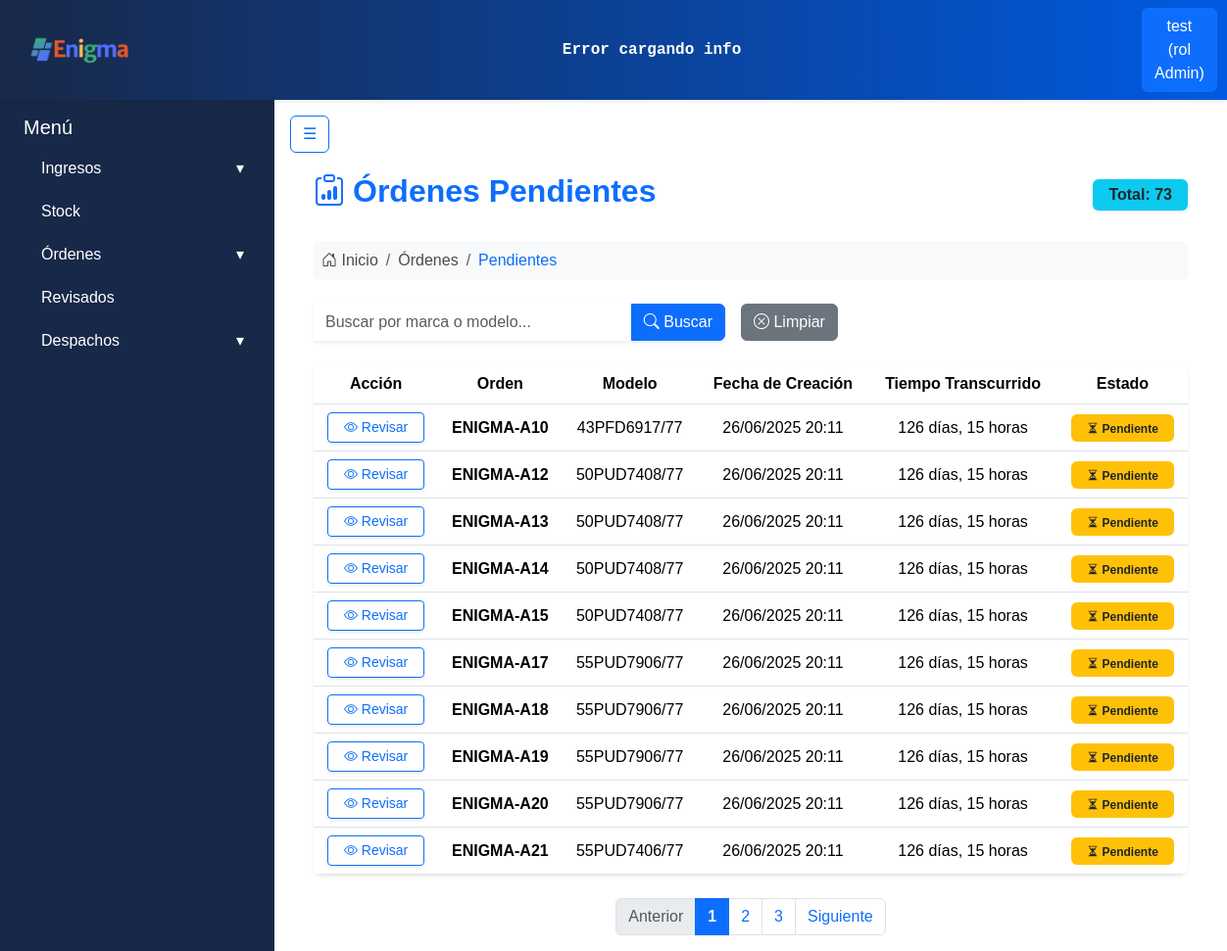
Page /ordenes/pendientes/ (signed in) on the committed database.
### apps/usuarios/models.py (models this page shows, shortened)
class Usuarios(AbstractBaseUser):
    username = models.CharField('Nombre de usuario', unique= True, max_length=60)
    email = models.EmailField('Correo electronico', max_length=254, unique= True)
    nombre = models.CharField(max_length=50)
    apellido = models.CharField(max_length=50)
    rol = models.ForeignKey(Roles, on_delete=models.CASCADE)
    activo = models.BooleanField(default=True)
    is_admin = models.BooleanField(default = False)
    is_superuser = models.BooleanField(default=False)
    is_staff = models.BooleanField(default=False)
    objects = UsuariosManager()
    USERNAME_FIELD = 'username'
    REQUIRED_FIELDS = ['nombre', 'apellido', 'email'] #campos necesarios para crear la cuenta por consola

class Roles(models.Model):
    id = models.AutoField(primary_key=True)
    nombre = models.CharField(max_length=50)
    def __str__(self):
        return self.nombre

### apps/ingresos/models.py (models this page shows, shortened)
class Productos(models.Model):
    id = models.AutoField(primary_key=True)
    marca = models.CharField(max_length=30)
    modelo = models.CharField(max_length=50, unique=True)

### apps/ordenes/models.py (models this page shows, shortened)
class Ordenes(ModeloBaseConUsuario):  # HEREDA el usuario y el save()
    remito_id = models.ForeignKey('ingresos.Remitos', on_delete=models.CASCADE)
    equipo_id = models.ForeignKey('Equipos', on_delete=models.CASCADE)
    estado_id = models.ForeignKey('Estados', on_delete=models.CASCADE)
    falla_detectada = models.CharField(max_length=50, null=True, blank=True)
    reparacion = models.CharField(max_length=50, null=True, blank=True)
    fecha_revision = models.DateTimeField(null=True, blank=True)
    editado_por = models.ForeignKey(
        User, on_delete=models.SET_NULL, null=True, blank=True, related_name='ordenes_editadas'
    )
    palletizado_por = models.ForeignKey(
        User, on_delete=models.SET_NULL, null=True, blank=True, related_name='ordenes_palletizadas'
    )
    orden_activa = models.BooleanField(default=True)
    fecha_creacion = models.DateTimeField(auto_now_add=True)
    modificacion_id = models.ForeignKey('HistorialOrdenes', on_delete=models.CASCADE, null=True, blank=True)
    destino = models.ForeignKey('Destinos', on_delete=models.CASCADE, null=True, blank=True)
    equipo_palletizado = models.BooleanField(default=False)

### apps/ordenes/views.py (the view)
# urls.py: path('pendientes/', login_required(OrdenesPendientesListView.as_view()), name='ordenes_pendientes'),
class OrdenesPendientesListView(LoginRequiredMixin, ListView):
    model = Ordenes
    template_name = 'ordenes/ordenes_pendientes.html'
    context_object_name = 'ordenes'
    paginate_by = 10    # ✅ Paginación: 12 por página
    def get_queryset(self):
        queryset = Ordenes.objects.select_related(
            'equipo_id__producto_id', 'estado_id'
        ).filter(estado_id__nombre_estado='Pendiente')
        buscar = self.request.GET.get('buscar', '').strip()
        if buscar:
            queryset = queryset.filter(
                models.Q(equipo_id__producto_id__modelo__icontains=buscar) |
                models.Q(equipo_id__producto_id__marca__icontains=buscar)
            )
        return queryset
    def get_context_data(self, **kwargs):
        context = super().get_context_data(**kwargs)
        datos_ordenes = []
        for orden in context['ordenes']:
            datos_ordenes.append({
                'id': orden.id,
                'modelo': orden.equipo_id.producto_id.modelo,
                'fecha_creacion': orden.fecha_creacion,
                'tiempo_transcurrido': now() - orden.fecha_creacion,
                'estado': orden.estado_id.nombre_estado,
            })
        context['ordenes'] = datos_ordenes
        context['total_ordenes'] = Ordenes.objects.filter(estado_id__nombre_estado='Pendiente').count()
        context['buscar'] = self.request.GET.get('buscar', '')
        return context

### apps/ordenes/templates/ordenes/ordenes_pendientes.html (shortened to what this page needs)
{% extends 'base.html' %}
{% block content %}
<div class="page-container px-4 mt-3">
    <div class="d-flex justify-content-between align-items-center mb-4">
        <h2 class="fw-bold text-primary d-flex align-items-center gap-2">
            <i class="bi bi-clipboard-data text-primary"></i> Órdenes Pendientes
        </h2>
        <span class="badge bg-info text-dark fs-6 px-3 py-2 shadow-sm">
            Total: {{ total_ordenes }}
        </span>
    </div>
    <nav aria-label="breadcrumb" class="mb-4">
        <ol class="breadcrumb bg-light rounded p-2">
            <li class="breadcrumb-item">
                <i class="bi bi-house-door"></i> Inicio
            </li>
            <li class="breadcrumb-item">
                Órdenes
            </li>
            <li class="breadcrumb-item text-primary" aria-current="page">Pendientes</li>
        </ol>
    </nav>
    <form method="get" class="search-form mb-4 d-flex gap-3 flex-wrap align-items-center">
        <div class="input-group shadow-sm" style="max-width: 420px;">
            <input type="text" name="buscar" class="form-control border-0"
                   placeholder="Buscar por marca o modelo..."
                   value="{{ buscar }}">
            <button class="btn btn-primary" type="submit">
                <i class="bi bi-search"></i> Buscar
            </button>
        </div>
        <a href="{% url 'ordenes_pendientes' %}" class="btn btn-secondary">
            <i class="bi bi-x-circle"></i> Limpiar
        </a>
    </form>
    <div class="table-responsive shadow-sm rounded-3">
        <table class="table table-hover align-middle text-center m-0">
            <thead class="table-header">
                <tr>
                    <th>Acción</th>
                    <th>Orden</th>
                    <th>Modelo</th>
                    <th>Fecha de Creación</th>
                    <th>Tiempo Transcurrido</th>
                    <th>Estado</th>
                </tr>
            </thead>
            <tbody>
                {% for orden in ordenes %}
                <tr>
                    <td>
                        <a href="{% url 'revisar_orden' orden.id %}"
                           class="btn btn-outline-primary btn-sm px-3 py-1 shadow-sm">
                            <i class="bi bi-eye"></i> Revisar
                        </a>
                    </td>
                    <td><strong>ENIGMA-A{{ orden.id }}</strong></td>
                    <td>{{ orden.modelo }}</td>
                    <td>{{ orden.fecha_creacion|date:"d/m/Y H:i" }}</td>
                    <td>
                        {% with orden.tiempo_transcurrido as t %}
                            {{ t.days }} días,
                            {% widthratio t.seconds 3600 1 %} horas
                        {% endwith %}
                    </td>
                    <td>
                        {% if orden.estado == "Pendiente" %}
                            <span class="badge bg-warning text-dark px-3 py-2">
                                <i class="bi bi-hourglass-split"></i> Pendiente
                            </span>
                        {% elif orden.estado == "En revisión" %}
                            <span class="badge bg-info text-dark px-3 py-2">
                                <i class="bi bi-search"></i> En revisión
                            </span>
                        {% elif orden.estado == "Completada" %}
                            <span class="badge bg-success px-3 py-2">
                                <i class="bi bi-check-circle"></i> Completada
                            </span>
                        {% else %}
                            <span class="badge bg-secondary px-3 py-2">{{ orden.estado }}</span>
                        {% endif %}
                    </td>
                </tr>
                {% empty %}
                <tr>
                    <td colspan="6" class="text-muted py-4">
                        <i class="bi bi-inbox"></i> No hay órdenes pendientes.
                    </td>
                </tr>
                {% endfor %}
            </tbody>
        </table>
    </div>
    {% if page_obj.has_other_pages %}
    <nav class="mt-4" aria-label="Paginación">
        <ul class="pagination justify-content-center mb-0">
            {% if page_obj.has_previous %}
            <li class="page-item">
                <a class="page-link" href="?page={{ page_obj.previous_page_number }}">Anterior</a>
            </li>
            {% else %}
            <li class="page-item disabled"><span class="page-link">Anterior</span></li>
            {% endif %}
            {% for num in page_obj.paginator.page_range %}
                {% if page_obj.number == num %}
                    <li class="page-item active"><span class="page-link">{{ num }}</span></li>
                {% elif num > page_obj.number|add:'-3' and num < page_obj.number|add:'3' %}
                    <li class="page-item"><a class="page-link" href="?page={{ num }}">{{ num }}</a></li>
                {% endif %}
            {% endfor %}
            {% if page_obj.has_next %}
            <li class="page-item">
                <a class="page-link" href="?page={{ page_obj.next_page_number }}">Siguiente</a>
            </li>
            {% else %}
            <li class="page-item disabled"><span class="page-link">Siguiente</span></li>
            {% endif %}
        </ul>
    </nav>
    {% endif %}
</div>
{% endblock %}

### templates/includes/header.html (shortened to what this page needs)
{% load static %}
<nav class="navbar navbar-expand-lg shadow-sm navbar-gradient">
  <div class="container-fluid">
    <a class="navbar-brand d-flex align-items-center" href="{% url 'core:dashboard' %}">
      <div class="card-header p-0 bg-transparent border-0">
        <img class="logo_form" src="{% static 'img/enigmaLogoNuevo.png' %}" alt="Enigma Logo">
      </div>
    </a>
    <div class="mx-auto text-center d-none d-lg-block">
        <div class="ticker-container text-white py-1 px-2 rounded">
            <div class="ticker" id="ticker-api">
            </div>
        </div>
    </div>
    <div class="d-flex ms-auto">
      {% if user.is_authenticated %}
        <div class="dropdown">
          <a class="btn btn-primary" href="#" role="button" id="dropdownUser" data-bs-toggle="dropdown" aria-expanded="false">
            {{ user.username }} (rol {{ user.rol }})
          </a>
        </div>
      {% else %}
        <a href="{% url 'usuarios:register' %}" class="btn btn-outline-primary me-2">Registrarse</a>
        <a href="{% url 'usuarios:login' %}" class="btn btn-outline-success">Login</a>
      {% endif %}
    </div>
  </div>
</nav>

### static/css/style.css (style rules this page uses)
:root { --color-bg-navbar-solid:linear-gradient(90deg, #182848 0%, #005ae1 100%); }
.navbar-gradient { background: var(--color-bg-navbar-solid); }
.logo_form { width: auto; height: 40px; margin-right: 10px; margin-left: 0.8rem; }
h2 { color: #e02626; }
.active { background-color: #001d3a !important; font-weight: bold; border-radius: 0.25rem; }
body { font-family: Arial, sans-serif; color: #4b4b4b; }
h1, h2 { text-align: center; color: #0056b3; }
.ticker-container { color: #E0F2FE; overflow: hidden; white-space: nowrap; position: relative; width: 1000px; font-weight: bold; font-family: monospace; border-radius: 0.25rem; }
.ticker { display: inline-block; white-space: nowrap; animation: scrollTicker 50s linear infinite; }

### rows in the picture
Usuarios: username "test", rol "Admin"
Productos: modelo "43PFD6917/77"
Ordenes: fecha_creacion "26/06/2025 20:11"
Productos: modelo "50PUD7408/77" "50PUD7408/77" "50PUD7408/77" "50PUD7408/77"
Ordenes: fecha_creacion "26/06/2025 20:11"
Ordenes: fecha_creacion "26/06/2025 20:11"
Ordenes: fecha_creacion "26/06/2025 20:11"
Ordenes: fecha_creacion "26/06/2025 20:11"
Productos: modelo "55PUD7906/77" "55PUD7906/77" "55PUD7906/77" "55PUD7906/77"
Ordenes: fecha_creacion "26/06/2025 20:11"
Ordenes: fecha_creacion "26/06/2025 20:11"
Ordenes: fecha_creacion "26/06/2025 20:11"
Ordenes: fecha_creacion "26/06/2025 20:11"
Productos: modelo "55PUD7406/77"
Ordenes: fecha_creacion "26/06/2025 20:11"

### other values in the picture
{{ total_ordenes }} "73"
{{ orden.id }} "10" "12" "13" "14" "15" "17" "18" "19" "20" "21"
{{ t.days }} "126" "126" "126" "126" "126" "126" "126" "126" "126" "126"
{{ num }} "1"
{{ num }} "2" "3"
